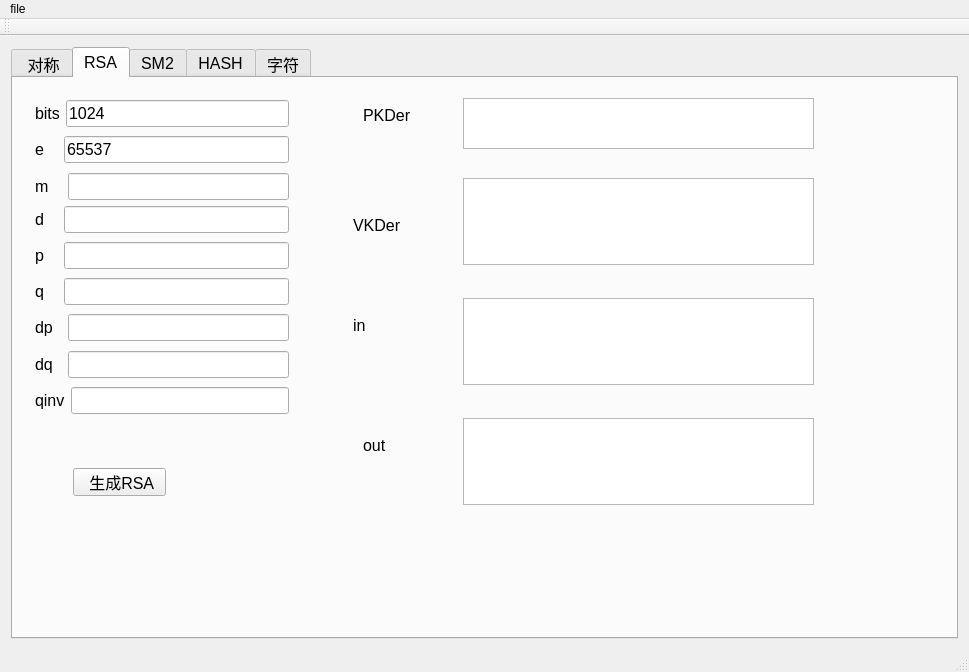
<?xml version="1.0" encoding="UTF-8"?>
<ui version="4.0">
 <class>MainWindow</class>
 <widget class="QMainWindow" name="MainWindow">
  <property name="geometry">
   <rect>
    <x>0</x>
    <y>0</y>
    <width>969</width>
    <height>672</height>
   </rect>
  </property>
  <property name="windowTitle">
   <string>CipherTool</string>
  </property>
  <widget class="QWidget" name="centralWidget">
   <layout class="QGridLayout" name="gridLayout">
    <item row="0" column="0">
     <widget class="QTabWidget" name="tabWidget">
      <property name="font">
       <font>
        <pointsize>12</pointsize>
       </font>
      </property>
      <property name="currentIndex">
       <number>1</number>
      </property>
      <widget class="QWidget" name="tab">
       <attribute name="title">
        <string> 对称</string>
       </attribute>
       <layout class="QGridLayout" name="gridLayout_6">
        <item row="0" column="0">
         <widget class="QWidget" name="widget_sym" native="true">
          <layout class="QGridLayout" name="gridLayout_3">
           <item row="0" column="0">
            <layout class="QFormLayout" name="formLayout">
             <item row="0" column="0">
              <widget class="QLabel" name="label">
               <property name="font">
                <font>
                 <pointsize>12</pointsize>
                </font>
               </property>
               <property name="text">
                <string>key</string>
               </property>
              </widget>
             </item>
             <item row="0" column="1">
              <widget class="QLineEdit" name="lineEdit_key">
               <property name="text">
                <string>1234567890ABCDEF1234567890ABCDEF</string>
               </property>
               <property name="maxLength">
                <number>64</number>
               </property>
              </widget>
             </item>
            </layout>
           </item>
           <item row="1" column="0">
            <layout class="QFormLayout" name="formLayout_2">
             <item row="0" column="0">
              <widget class="QLabel" name="label_2">
               <property name="font">
                <font>
                 <pointsize>12</pointsize>
                </font>
               </property>
               <property name="text">
                <string> iv</string>
               </property>
              </widget>
             </item>
             <item row="0" column="1">
              <widget class="QLineEdit" name="lineEdit_iv">
               <property name="text">
                <string>0000000000000000</string>
               </property>
               <property name="maxLength">
                <number>64</number>
               </property>
              </widget>
             </item>
            </layout>
           </item>
           <item row="2" column="0">
            <layout class="QGridLayout" name="gridLayout_4">
             <item row="0" column="1">
              <widget class="QTextEdit" name="textEdit_in"/>
             </item>
             <item row="0" column="0">
              <widget class="QLabel" name="label_3">
               <property name="font">
                <font>
                 <pointsize>12</pointsize>
                </font>
               </property>
               <property name="text">
                <string> in</string>
               </property>
              </widget>
             </item>
            </layout>
           </item>
           <item row="2" column="1">
            <widget class="QGroupBox" name="groupBox">
             <property name="title">
              <string> 算法</string>
             </property>
             <layout class="QVBoxLayout" name="verticalLayout_2">
              <item>
               <widget class="QRadioButton" name="radioButton_des">
                <property name="text">
                 <string>DES</string>
                </property>
               </widget>
              </item>
              <item>
               <widget class="QRadioButton" name="radioButton_aes">
                <property name="text">
                 <string>AES</string>
                </property>
               </widget>
              </item>
              <item>
               <widget class="QRadioButton" name="radioButton_sm4">
                <property name="text">
                 <string>SM4</string>
                </property>
               </widget>
              </item>
             </layout>
            </widget>
           </item>
           <item row="3" column="0">
            <layout class="QGridLayout" name="gridLayout_5">
             <item row="0" column="0">
              <widget class="QLabel" name="label_4">
               <property name="font">
                <font>
                 <pointsize>12</pointsize>
                </font>
               </property>
               <property name="text">
                <string>out</string>
               </property>
              </widget>
             </item>
             <item row="0" column="1">
              <widget class="QTextEdit" name="textEdit_out"/>
             </item>
            </layout>
           </item>
           <item row="3" column="1">
            <widget class="QGroupBox" name="groupBox_2">
             <property name="title">
              <string> 模式</string>
             </property>
             <layout class="QGridLayout" name="gridLayout_2">
              <item row="0" column="0">
               <widget class="QRadioButton" name="radioButton_ecb">
                <property name="text">
                 <string>ECB</string>
                </property>
               </widget>
              </item>
              <item row="1" column="0">
               <widget class="QRadioButton" name="radioButton_cbc">
                <property name="text">
                 <string>CBC</string>
                </property>
               </widget>
              </item>
              <item row="2" column="0">
               <widget class="QRadioButton" name="radioButton_cfb">
                <property name="text">
                 <string>CFB</string>
                </property>
               </widget>
              </item>
              <item row="3" column="0">
               <widget class="QRadioButton" name="radioButton_ofb">
                <property name="text">
                 <string>OFB</string>
                </property>
               </widget>
              </item>
             </layout>
            </widget>
           </item>
           <item row="4" column="0">
            <widget class="QFrame" name="frame">
             <property name="frameShape">
              <enum>QFrame::StyledPanel</enum>
             </property>
             <property name="frameShadow">
              <enum>QFrame::Raised</enum>
             </property>
             <layout class="QHBoxLayout" name="horizontalLayout">
              <item>
               <spacer name="horizontalSpacer">
                <property name="orientation">
                 <enum>Qt::Horizontal</enum>
                </property>
                <property name="sizeHint" stdset="0">
                 <size>
                  <width>40</width>
                  <height>20</height>
                 </size>
                </property>
               </spacer>
              </item>
              <item>
               <widget class="QPushButton" name="pushButton_enc">
                <property name="text">
                 <string> 加密</string>
                </property>
               </widget>
              </item>
              <item>
               <widget class="QPushButton" name="pushButton_dec">
                <property name="text">
                 <string>解密</string>
                </property>
               </widget>
              </item>
             </layout>
            </widget>
           </item>
          </layout>
          <zorder>frame</zorder>
          <zorder>groupBox_2</zorder>
          <zorder>groupBox</zorder>
         </widget>
        </item>
       </layout>
      </widget>
      <widget class="QWidget" name="tab_2">
       <attribute name="title">
        <string>RSA</string>
       </attribute>
       <widget class="QWidget" name="widget_rsa" native="true">
        <property name="geometry">
         <rect>
          <x>11</x>
          <y>11</y>
          <width>276</width>
          <height>339</height>
         </rect>
        </property>
        <layout class="QVBoxLayout" name="verticalLayout">
         <item>
          <layout class="QFormLayout" name="formLayout_3">
           <item row="0" column="0">
            <widget class="QLabel" name="label_8">
             <property name="text">
              <string>bits</string>
             </property>
            </widget>
           </item>
           <item row="0" column="1">
            <widget class="QLineEdit" name="lineEdit_bits">
             <property name="text">
              <string>1024</string>
             </property>
            </widget>
           </item>
          </layout>
         </item>
         <item>
          <layout class="QFormLayout" name="formLayout_10">
           <item row="0" column="0">
            <widget class="QLabel" name="label_15">
             <property name="text">
              <string>e   </string>
             </property>
            </widget>
           </item>
           <item row="0" column="1">
            <widget class="QLineEdit" name="lineEdit_e">
             <property name="text">
              <string>65537</string>
             </property>
            </widget>
           </item>
          </layout>
         </item>
         <item>
          <layout class="QGridLayout" name="gridLayout_13">
           <item row="0" column="0">
            <widget class="QLabel" name="label_9">
             <property name="text">
              <string>m   </string>
             </property>
            </widget>
           </item>
           <item row="0" column="1">
            <widget class="QLineEdit" name="lineEdit_m"/>
           </item>
          </layout>
         </item>
         <item>
          <layout class="QFormLayout" name="formLayout_4">
           <item row="0" column="0">
            <widget class="QLabel" name="label_10">
             <property name="text">
              <string>d   </string>
             </property>
            </widget>
           </item>
           <item row="0" column="1">
            <widget class="QLineEdit" name="lineEdit_d"/>
           </item>
          </layout>
         </item>
         <item>
          <layout class="QFormLayout" name="formLayout_5">
           <item row="0" column="0">
            <widget class="QLabel" name="label_11">
             <property name="text">
              <string>p   </string>
             </property>
            </widget>
           </item>
           <item row="0" column="1">
            <widget class="QLineEdit" name="lineEdit_p"/>
           </item>
          </layout>
         </item>
         <item>
          <layout class="QFormLayout" name="formLayout_6">
           <item row="0" column="0">
            <widget class="QLabel" name="label_12">
             <property name="text">
              <string>q   </string>
             </property>
            </widget>
           </item>
           <item row="0" column="1">
            <widget class="QLineEdit" name="lineEdit_q">
             <property name="text">
              <string/>
             </property>
            </widget>
           </item>
          </layout>
         </item>
         <item>
          <layout class="QFormLayout" name="formLayout_7">
           <item row="0" column="0">
            <widget class="QLabel" name="label_13">
             <property name="text">
              <string>dp  </string>
             </property>
            </widget>
           </item>
           <item row="0" column="1">
            <widget class="QLineEdit" name="lineEdit_dp">
             <property name="text">
              <string/>
             </property>
            </widget>
           </item>
          </layout>
         </item>
         <item>
          <layout class="QFormLayout" name="formLayout_8">
           <item row="0" column="0">
            <widget class="QLabel" name="label_14">
             <property name="text">
              <string>dq  </string>
             </property>
            </widget>
           </item>
           <item row="0" column="1">
            <widget class="QLineEdit" name="lineEdit_dq"/>
           </item>
          </layout>
         </item>
         <item>
          <layout class="QFormLayout" name="formLayout_9">
           <item row="0" column="0">
            <widget class="QLabel" name="label_16">
             <property name="text">
              <string>qinv</string>
             </property>
            </widget>
           </item>
           <item row="0" column="1">
            <widget class="QLineEdit" name="lineEdit_qinv"/>
           </item>
          </layout>
         </item>
        </layout>
       </widget>
       <widget class="QTextEdit" name="textEdit_pk">
        <property name="geometry">
         <rect>
          <x>450</x>
          <y>20</y>
          <width>351</width>
          <height>51</height>
         </rect>
        </property>
       </widget>
       <widget class="QLabel" name="label_17">
        <property name="geometry">
         <rect>
          <x>350</x>
          <y>30</y>
          <width>72</width>
          <height>15</height>
         </rect>
        </property>
        <property name="text">
         <string>PKDer</string>
        </property>
       </widget>
       <widget class="QTextEdit" name="textEdit_vk">
        <property name="geometry">
         <rect>
          <x>450</x>
          <y>100</y>
          <width>351</width>
          <height>87</height>
         </rect>
        </property>
       </widget>
       <widget class="QLabel" name="label_18">
        <property name="geometry">
         <rect>
          <x>340</x>
          <y>140</y>
          <width>72</width>
          <height>15</height>
         </rect>
        </property>
        <property name="text">
         <string>VKDer</string>
        </property>
       </widget>
       <widget class="QTextEdit" name="textEdit_rsa_in">
        <property name="geometry">
         <rect>
          <x>450</x>
          <y>220</y>
          <width>351</width>
          <height>87</height>
         </rect>
        </property>
       </widget>
       <widget class="QLabel" name="label_19">
        <property name="geometry">
         <rect>
          <x>340</x>
          <y>240</y>
          <width>72</width>
          <height>15</height>
         </rect>
        </property>
        <property name="text">
         <string>in</string>
        </property>
       </widget>
       <widget class="QLabel" name="label_20">
        <property name="geometry">
         <rect>
          <x>350</x>
          <y>360</y>
          <width>72</width>
          <height>15</height>
         </rect>
        </property>
        <property name="text">
         <string>out</string>
        </property>
       </widget>
       <widget class="QTextEdit" name="textEdit_rsa_out">
        <property name="geometry">
         <rect>
          <x>450</x>
          <y>340</y>
          <width>351</width>
          <height>87</height>
         </rect>
        </property>
       </widget>
       <widget class="QPushButton" name="pushButton_rsa_gen">
        <property name="geometry">
         <rect>
          <x>60</x>
          <y>390</y>
          <width>93</width>
          <height>28</height>
         </rect>
        </property>
        <property name="text">
         <string> 生成RSA</string>
        </property>
       </widget>
      </widget>
      <widget class="QWidget" name="tab_4">
       <attribute name="title">
        <string>SM2</string>
       </attribute>
      </widget>
      <widget class="QWidget" name="tab_3">
       <attribute name="title">
        <string>HASH</string>
       </attribute>
      </widget>
      <widget class="QWidget" name="tab_5">
       <attribute name="title">
        <string>字符</string>
       </attribute>
       <layout class="QGridLayout" name="gridLayout_8">
        <item row="0" column="0">
         <widget class="QWidget" name="widget" native="true">
          <property name="toolTip">
           <string>异或</string>
          </property>
          <layout class="QGridLayout" name="gridLayout_9">
           <item row="0" column="0">
            <layout class="QGridLayout" name="gridLayout_10">
             <item row="0" column="0">
              <widget class="QLabel" name="label_5">
               <property name="text">
                <string> in</string>
               </property>
              </widget>
             </item>
             <item row="0" column="1">
              <widget class="QTextEdit" name="textEdit_char_in"/>
             </item>
            </layout>
           </item>
           <item row="0" column="1">
            <layout class="QGridLayout" name="gridLayout_11">
             <item row="0" column="0">
              <widget class="QLabel" name="label_7">
               <property name="text">
                <string>in2</string>
               </property>
              </widget>
             </item>
             <item row="0" column="1">
              <widget class="QTextEdit" name="textEdit_char_in_2"/>
             </item>
            </layout>
           </item>
           <item row="1" column="0">
            <layout class="QGridLayout" name="gridLayout_12">
             <item row="0" column="0">
              <widget class="QLabel" name="label_6">
               <property name="text">
                <string>out</string>
               </property>
              </widget>
             </item>
             <item row="0" column="1">
              <widget class="QTextEdit" name="textEdit_char_out"/>
             </item>
            </layout>
           </item>
           <item row="1" column="1">
            <widget class="QFrame" name="frame_2">
             <property name="frameShape">
              <enum>QFrame::StyledPanel</enum>
             </property>
             <property name="frameShadow">
              <enum>QFrame::Raised</enum>
             </property>
             <widget class="QPushButton" name="pushButton_asctohex">
              <property name="geometry">
               <rect>
                <x>12</x>
                <y>188</y>
                <width>93</width>
                <height>29</height>
               </rect>
              </property>
              <property name="toolTip">
               <string notr="true"> 字符串转16进制(utf8)</string>
              </property>
              <property name="statusTip">
               <string/>
              </property>
              <property name="whatsThis">
               <string/>
              </property>
              <property name="text">
               <string>asc-&gt;hex</string>
              </property>
             </widget>
             <widget class="QLineEdit" name="lineEdit_trim_str">
              <property name="geometry">
               <rect>
                <x>112</x>
                <y>30</y>
                <width>91</width>
                <height>26</height>
               </rect>
              </property>
             </widget>
             <widget class="QPushButton" name="pushButton_hextoasc">
              <property name="geometry">
               <rect>
                <x>112</x>
                <y>188</y>
                <width>93</width>
                <height>29</height>
               </rect>
              </property>
              <property name="toolTip">
               <string>16进制转字符串</string>
              </property>
              <property name="statusTip">
               <string/>
              </property>
              <property name="whatsThis">
               <string/>
              </property>
              <property name="text">
               <string>hex-&gt;asc</string>
              </property>
             </widget>
             <widget class="QPushButton" name="pushButton_xor">
              <property name="geometry">
               <rect>
                <x>12</x>
                <y>82</y>
                <width>93</width>
                <height>29</height>
               </rect>
              </property>
              <property name="toolTip">
               <string> 异或</string>
              </property>
              <property name="text">
               <string>xor</string>
              </property>
             </widget>
             <widget class="QPushButton" name="pushButton_trim">
              <property name="geometry">
               <rect>
                <x>12</x>
                <y>29</y>
                <width>93</width>
                <height>29</height>
               </rect>
              </property>
              <property name="toolTip">
               <string>去掉字符串</string>
              </property>
              <property name="text">
               <string>trim</string>
              </property>
             </widget>
             <widget class="QPushButton" name="pushButton_upper">
              <property name="geometry">
               <rect>
                <x>12</x>
                <y>135</y>
                <width>93</width>
                <height>29</height>
               </rect>
              </property>
              <property name="toolTip">
               <string>大写</string>
              </property>
              <property name="statusTip">
               <string/>
              </property>
              <property name="text">
               <string>upper</string>
              </property>
             </widget>
             <widget class="QPushButton" name="pushButton_lower">
              <property name="geometry">
               <rect>
                <x>112</x>
                <y>135</y>
                <width>93</width>
                <height>29</height>
               </rect>
              </property>
              <property name="toolTip">
               <string>小写</string>
              </property>
              <property name="statusTip">
               <string/>
              </property>
              <property name="text">
               <string>lower</string>
              </property>
             </widget>
             <widget class="QPushButton" name="pushButton_not">
              <property name="geometry">
               <rect>
                <x>112</x>
                <y>82</y>
                <width>93</width>
                <height>29</height>
               </rect>
              </property>
              <property name="toolTip">
               <string>取反</string>
              </property>
              <property name="statusTip">
               <string/>
              </property>
              <property name="whatsThis">
               <string/>
              </property>
              <property name="text">
               <string>not</string>
              </property>
             </widget>
             <widget class="QPushButton" name="pushButton_base64tohex">
              <property name="geometry">
               <rect>
                <x>220</x>
                <y>29</y>
                <width>119</width>
                <height>29</height>
               </rect>
              </property>
              <property name="toolTip">
               <string notr="true">base64转16进制</string>
              </property>
              <property name="statusTip">
               <string/>
              </property>
              <property name="whatsThis">
               <string/>
              </property>
              <property name="text">
               <string>base64-&gt;hex</string>
              </property>
             </widget>
             <widget class="QPushButton" name="pushButton_hextobase64">
              <property name="geometry">
               <rect>
                <x>220</x>
                <y>82</y>
                <width>119</width>
                <height>29</height>
               </rect>
              </property>
              <property name="toolTip">
               <string notr="true">16进制转base64</string>
              </property>
              <property name="statusTip">
               <string/>
              </property>
              <property name="whatsThis">
               <string/>
              </property>
              <property name="text">
               <string>hex-&gt;base64</string>
              </property>
             </widget>
             <widget class="QPushButton" name="pushButton_save">
              <property name="geometry">
               <rect>
                <x>220</x>
                <y>135</y>
                <width>93</width>
                <height>29</height>
               </rect>
              </property>
              <property name="toolTip">
               <string notr="true">保存为二进制文件</string>
              </property>
              <property name="statusTip">
               <string/>
              </property>
              <property name="whatsThis">
               <string/>
              </property>
              <property name="text">
               <string>SaveHex</string>
              </property>
             </widget>
             <widget class="QPushButton" name="pushButton_load">
              <property name="geometry">
               <rect>
                <x>220</x>
                <y>188</y>
                <width>93</width>
                <height>29</height>
               </rect>
              </property>
              <property name="toolTip">
               <string notr="true">读取二进制文件</string>
              </property>
              <property name="statusTip">
               <string/>
              </property>
              <property name="whatsThis">
               <string/>
              </property>
              <property name="text">
               <string>LoadHex</string>
              </property>
             </widget>
            </widget>
           </item>
          </layout>
         </widget>
        </item>
       </layout>
      </widget>
     </widget>
    </item>
   </layout>
  </widget>
  <widget class="QMenuBar" name="menuBar">
   <property name="geometry">
    <rect>
     <x>0</x>
     <y>0</y>
     <width>969</width>
     <height>26</height>
    </rect>
   </property>
   <widget class="QMenu" name="menufile">
    <property name="title">
     <string>file</string>
    </property>
   </widget>
   <addaction name="menufile"/>
  </widget>
  <widget class="QToolBar" name="mainToolBar">
   <attribute name="toolBarArea">
    <enum>TopToolBarArea</enum>
   </attribute>
   <attribute name="toolBarBreak">
    <bool>false</bool>
   </attribute>
  </widget>
  <widget class="QStatusBar" name="statusBar"/>
 </widget>
 <layoutdefault spacing="6" margin="11"/>
 <resources/>
 <connections/>
</ui>
